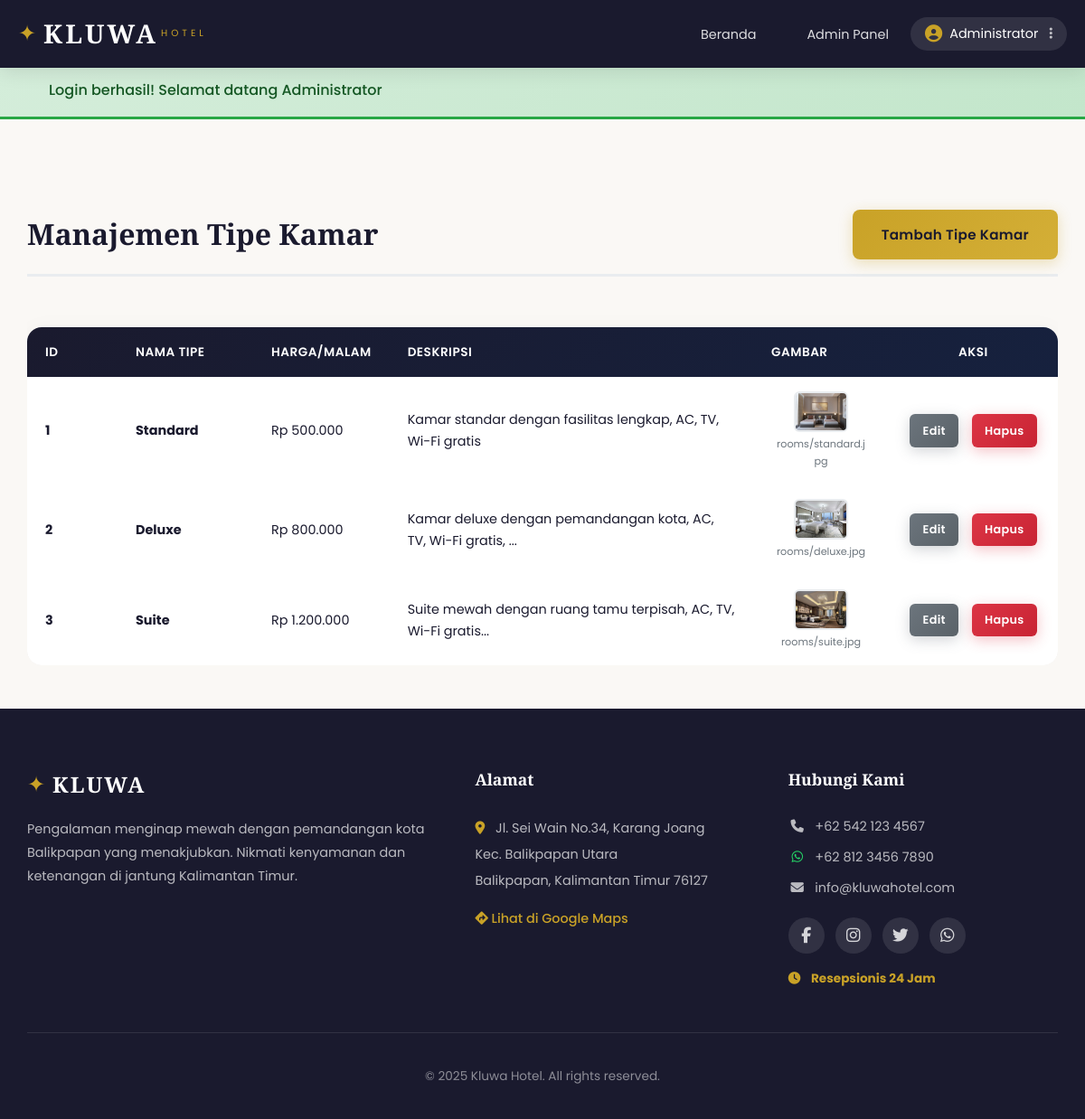
Screenshot of /index.php?route=admin/roomTypes (signed in) with the database file from the repository.
### tables this page shows
CREATE TABLE IF NOT EXISTS room_types (
    id INT PRIMARY KEY AUTO_INCREMENT,
    name VARCHAR(100) NOT NULL,
    price DECIMAL(12,2) NOT NULL,
    description TEXT,
    image VARCHAR(255),
    created_at TIMESTAMP DEFAULT CURRENT_TIMESTAMP
);

### controllers/BaseController.php (called while the page is built, shortened)
<?php
class BaseController {
    public function __construct() {
        $database = new Database();
        $this->db = $database->getConnection();
    }
    protected function view($viewPath, $data = []) {
        extract($data);
        include 'views/layouts/header.php';
        include "views/{$viewPath}.php";
        include 'views/layouts/footer.php';
    }
}
?>

### controllers/AdminController.php (called while the page is built, shortened)
<?php
class AdminController extends BaseController {
    private $roomTypeModel;
    public function __construct() {
        $this->roomTypeModel = new Room_type_model($this->db);
    }
    public function roomTypes() {
        $roomTypes = $this->roomTypeModel->getAll();
        $this->view('admin/room_types', ['roomTypes' => $roomTypes]);
    }
}
?>

### helpers.php (called while the page is built, shortened)
<?php
function e($value) {
    return htmlspecialchars($value, ENT_QUOTES, 'UTF-8');
}
function formatRupiah($number) {
    return "Rp " . number_format($number, 0, ',', '.');
}
function url($route = '', $params = []) {
    $base = dirname($_SERVER['SCRIPT_NAME']);
    if ($base === '/' || $base === '\\') $base = '';
    $url = $base . '/index.php' . ($route ? '?route=' . $route : '');
    foreach ($params as $key => $value) {
        $url .= '&' . $key . '=' . urlencode($value);
    }
    return $url;
}
function asset($path) {
    $base = dirname($_SERVER['SCRIPT_NAME']);
    if ($base === '/' || $base === '\\') $base = '';
    return $base . '/' . ltrim($path, '/');
}
?>

### config/koneksi.php (called while the page is built)
<?php
class Database {
    private $host = "localhost";
    private $db_name = "kluwa_hotel";
    private $username = "root";
    private $password = "";
    public function getConnection() {
        try {
            $conn = new PDO(
                "mysql:host={$this->host};dbname={$this->db_name}",
                $this->username,
                $this->password,
                [PDO::ATTR_ERRMODE => PDO::ERRMODE_EXCEPTION]
            );
            $conn->exec("SET NAMES utf8");
            return $conn;
        } catch(PDOException $e) {
            die("Connection Error: " . $e->getMessage());
        }
    }
}
?>

### models/Room_type_model.php (called while the page is built, shortened)
<?php
class Room_type_model {
    protected $qb;
    public function __construct($db) {
        $this->qb = new QueryBuilder($db);
    }
    public function getAll() {
        $this->qb->table('room_types');
        return $this->qb->get();
    }
}
?>

### models/QueryBuilder.php (called while the page is built, shortened)
<?php
class QueryBuilder {
    protected $db;
    protected $table;
    protected $selects = ['*'];
    protected $bindings = [];
    public function __construct(PDO $db) {
        $this->db = $db;
    }
    protected function newQuery(): self {
        $this->selects = ['*'];
        $this->limit = null;
        $this->offset = null;
        $this->bindings = [];
        return $this;
    }
    public function table(string $table): self {
        $this->table = $table;
        return $this;
    }
    protected function buildSelectQuery(): string {
        $sql = "SELECT " . implode(', ', $this->selects) . " FROM " . $this->table;
        return $sql;
    }
    public function get(): array {
        $stmt = $this->db->prepare($this->buildSelectQuery());
        $stmt->execute($this->bindings);
        return $stmt->fetchAll(PDO::FETCH_ASSOC);
    }
}
?>

### views/admin/room_types.php (the view)
<div class="container">
    <div class="page-header">
        <h2>Manajemen Tipe Kamar</h2>
        <a href="<?php echo url('admin/roomTypeForm'); ?>" class="btn btn-primary">Tambah Tipe Kamar</a>
    </div>
    <?php if (!empty($roomTypes)): ?>
        <div class="table-responsive">
            <table class="data-table">
                <thead>
                    <tr>
                        <th style="width: 60px;">ID</th>
                        <th style="width: 150px;">Nama Tipe</th>
                        <th style="width: 140px;">Harga/Malam</th>
                        <th>Deskripsi</th>
                        <th style="width: 150px;">Gambar</th>
                        <th style="width: 160px; text-align: center;">Aksi</th>
                    </tr>
                </thead>
                <tbody>
                    <?php foreach ($roomTypes as $type): ?>
                        <tr>
                            <td><strong><?php echo $type['id']; ?></strong></td>
                            <td><strong><?php echo e($type['name']); ?></strong></td>
                            <td><?php echo formatRupiah($type['price']); ?></td>
                            <td class="text-muted"><?php echo e(substr($type['description'], 0, 60)); ?><?php echo strlen($type['description']) > 60 ? '...' : ''; ?></td>
                            <td>
                                <?php if (!empty($type['image'])): ?>
                                    <div class="table-image">
                                        <img src="<?php echo asset('uploads/' . $type['image']); ?>" alt="<?php echo e($type['name']); ?>">
                                        <span class="image-name"><?php echo e($type['image']); ?></span>
                                    </div>
                                <?php else: ?>
                                    <span class="text-muted">-</span>
                                <?php endif; ?>
                            </td>
                            <td>
                                <div class="table-actions">
                                    <a href="<?php echo url('admin/roomTypeForm', ['id' => $type['id']]); ?>"
                                       class="btn btn-small btn-secondary">Edit</a>
                                    <a href="<?php echo url('admin/deleteRoomType', ['id' => $type['id']]); ?>"
                                       class="btn btn-small btn-danger"
                                       onclick="return confirm('Yakin ingin menghapus tipe kamar ini?')">Hapus</a>
                                </div>
                            </td>
                        </tr>
                    <?php endforeach; ?>
                </tbody>
            </table>
        </div>
    <?php else: ?>
        <p class="no-data">Belum ada tipe kamar.</p>
    <?php endif; ?>
</div>

### css/style.css (style rules this page uses)
:root { --primary-color: #1a1a2e; --secondary-color: #16213e; --accent-color: #c9a227; --accent-hover: #d4af37; --text-dark: #1a1a2e; --text-light: #6c757d; --text-white: #ffffff; --bg-light: #f8f9fa; --bg-cream: #faf8f5; --border-color: #e9ecef; --shadow-sm: 0 2px 8px rgba(0,0,0,0.08); --shadow-md: 0 4px 20px rgba(0,0,0,0.1); --shadow-lg: 0 10px 40px rgba(0,0,0,0.15); --transition: all 0.3s ease; --font-heading: 'Playfair Display', Georgia, serif; --font-body: 'Poppins', -apple-system, BlinkMacSystemFont, sans-serif; }
* { margin: 0; padding: 0; box-sizing: border-box; }
html { scroll-behavior: smooth; }
body { font-family: var(--font-body); font-size: 16px; line-height: 1.7; color: var(--text-dark); background-color: var(--bg-cream); }
.container { max-width: 1200px; margin: 0 auto; padding: 0 20px; }
.btn { display: inline-flex; align-items: center; justify-content: center; gap: 0.5rem; padding: 0.9rem 2rem; font-family: var(--font-body); font-size: 0.95rem; font-weight: 600; text-decoration: none; border: none; border-radius: 8px; cursor: pointer; transition: all 0.3s cubic-bezier(0.4, 0, 0.2, 1); position: relative; overflow: hidden; letter-spacing: 0.3px; }
.btn::before { content: ''; position: absolute; top: 0; left: -100%; width: 100%; height: 100%; background: linear-gradient(90deg, transparent, rgba(255,255,255,0.2), transparent); transition: left 0.5s ease; }
.btn-primary { background: linear-gradient(135deg, var(--accent-color) 0%, var(--accent-hover) 100%); color: var(--primary-color); box-shadow: 0 4px 15px rgba(201,162,39,0.3); }
.btn-secondary { background: linear-gradient(135deg, #6c757d 0%, #5a6268 100%); color: var(--text-white); box-shadow: 0 4px 15px rgba(108,117,125,0.3); }
.btn-danger { background: linear-gradient(135deg, #dc3545 0%, #c82333 100%); color: white; box-shadow: 0 4px 15px rgba(220,53,69,0.3); }
.btn-small { padding: 0.55rem 1.2rem; font-size: 0.85rem; border-radius: 6px; }
.main-content > .container { padding-top: 100px; padding-bottom: 3rem; }
.text-muted { color: var(--text-light); }
.data-table { width: 100%; background: var(--text-white); border-radius: 16px; overflow: hidden; box-shadow: 0 8px 30px rgba(26,26,46,0.06); margin-top: 1.5rem; border-collapse: separate; border-spacing: 0; }
.data-table thead { background: linear-gradient(135deg, var(--primary-color) 0%, var(--secondary-color) 100%); color: var(--text-white); }
.data-table th, .data-table td { padding: 1rem 1.25rem; text-align: left; vertical-align: middle; }
.data-table th { font-weight: 600; font-size: 0.85rem; text-transform: uppercase; letter-spacing: 0.5px; white-space: nowrap; }
.data-table td { font-size: 0.9rem; color: var(--text-dark); }
.data-table tbody tr { border-bottom: 1px solid var(--border-color); transition: all 0.2s ease; }
.data-table tbody tr:last-child { border-bottom: none; }
.data-table th:first-child, .data-table td:first-child { width: 100px; }
.data-table .btn-small { padding: 0.45rem 0.9rem; font-size: 0.8rem; margin: 0 0.2rem; }
.table-actions { display: flex; gap: 0.5rem; justify-content: center; flex-wrap: nowrap; }
.table-image { display: flex; flex-direction: column; align-items: center; gap: 0.25rem; }
.table-image img { width: 60px; height: 45px; object-fit: cover; border-radius: 6px; border: 2px solid var(--border-color); }
.table-image .image-name { font-size: 0.7rem; color: var(--text-light); word-break: break-all; text-align: center; max-width: 100px; }
.table-responsive { overflow-x: auto; border-radius: 16px; }
.page-header { display: flex; justify-content: space-between; align-items: center; margin-bottom: 2rem; padding-bottom: 1rem; border-bottom: 3px solid var(--border-color); }
.page-header h2 { font-family: var(--font-heading); font-size: 2rem; color: var(--primary-color); }
@media (max-width: 1200px) { .container { padding: 0 30px; } }

### rows the page displays
room_types: id "1", name "Standard", price "Rp 500.000", description "Kamar standar dengan fasilitas lengkap, AC, TV, Wi-Fi gratis", image (picture), image "rooms/standard.jpg"
room_types: id "2", name "Deluxe", price "Rp 800.000", description "Kamar deluxe dengan pemandangan kota, AC, TV, Wi-Fi gratis,", image (picture), image "rooms/deluxe.jpg"
room_types: id "3", name "Suite", price "Rp 1.200.000", description "Suite mewah dengan ruang tamu terpisah, AC, TV, Wi-Fi gratis", image (picture), image "rooms/suite.jpg"

### other values shown
$_SESSION['user_name'] "Administrator"
$flash['message'] "Login berhasil! Selamat datang Administrator"
